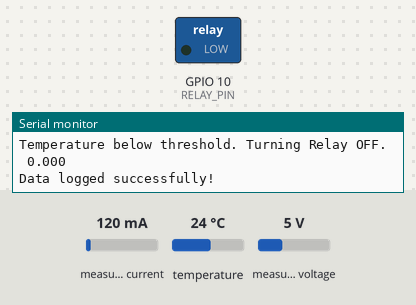
Recording of a sketch running on a simulated ESP8266 (NodeMCU). Shown: switched loads named in the sketch (green lamp = pin HIGH), the last lines printed to the serial monitor. The inputs (shaded band) are chosen by the test bench; at power-on: temperature 24 °C, measured current 120 mA, measured voltage 5 V. Storage starts empty.

Above: at 2.6 s.
2.7 s: temperature set to 29.3 °C
8.4 s: temperature set to 30.7 °C
At 11.0 s:
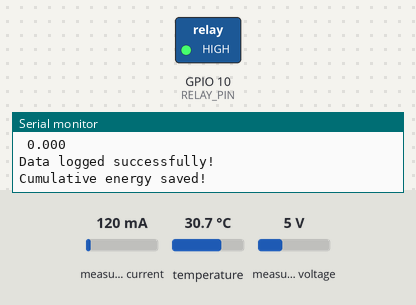
14.1 s: temperature set to 12 °C
At 15.5 s:
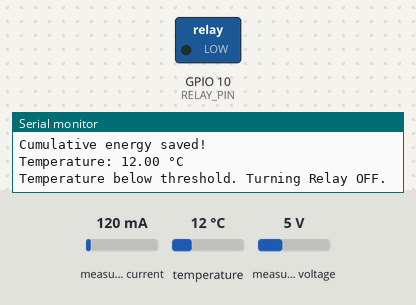
16.7 s: temperature set to 33 °C
At 18.0 s:
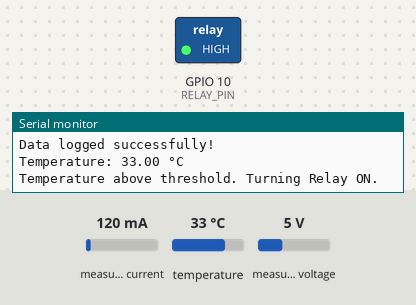
Timing chart, 0 to 19.7 s (numbered marks = the images above; inputs shaded):
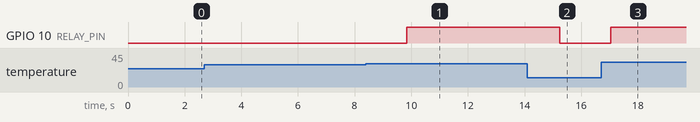

Measured:
- the behaviour switches between 30 and 30.1 °C on temperature (found by bisection; images 0 and 1)
- after the input at 8.4 s, GPIO 10 (RELAY_PIN): LOW → HIGH after 1.4 s
- after the input at 14.1 s, GPIO 10 (RELAY_PIN): HIGH → LOW after 1.1 s
- after the input at 16.7 s, GPIO 10 (RELAY_PIN): LOW → HIGH after 0.35 s

The sketch:

pzem_Serial_RTC_SD_temp_relay_esp.ino
```cpp
#include <PZEM004Tv30.h>
#include <SoftwareSerial.h>
#include <SD.h>
#include <SPI.h>
#include <OneWire.h>
#include <DallasTemperature.h>

// PZEM Communication Pins
#define PZEM_RX D3 // GPIO0
#define PZEM_TX D4 // GPIO2

// SD Card Pin
#define SD_CS_PIN D8

// Temperature Sensor
#define TEMP_SENSOR_PIN D0 // Temperature sensor on D0
#define TEMP_THRESHOLD 30.0 // Temperature threshold in °C

OneWire oneWire(TEMP_SENSOR_PIN);
DallasTemperature sensors(&oneWire);

// Relay
#define RELAY_PIN 10 // GPIO10 for the relay

// PZEM Instance
SoftwareSerial pzemSerial(PZEM_RX, PZEM_TX);
PZEM004Tv30 pzem(pzemSerial);

// Variables
float cumulativeEnergy = 0.0; // Energy in kWh
unsigned long previousMillis = 0;
const unsigned long interval = 2000; // 2 seconds

void setup() {
    Serial.begin(115200); // Initialize Serial Monitor
    pzemSerial.begin(9600); // Initialize PZEM communication

    // SD Card Initialization
    if (!SD.begin(SD_CS_PIN)) {
        Serial.println("SD Card initialization failed!");
        while (1);
    }
    Serial.println("SD Card initialized.");

    // Restore cumulative energy from SD card
    cumulativeEnergy = restoreEnergyFromSD();
    Serial.print("Restored Energy: ");
    Serial.println(cumulativeEnergy, 3);

    // Initialize Temperature Sensor
    sensors.begin();
    Serial.println("Temperature Sensor Initialized.");

    // Initialize Relay
    pinMode(RELAY_PIN, OUTPUT);
    digitalWrite(RELAY_PIN, LOW); // Ensure relay is OFF initially
    Serial.println("Relay Initialized.");
}

void loop() {
    // Read RTC data from Arduino with delimiter
    String rtcData = readRTCData();

    // Read energy data from PZEM
    float energy = pzem.energy();
    if (!isnan(energy)) {
        cumulativeEnergy += energy; // Update cumulative energy
    } else {
        Serial.println("Error reading PZEM energy data.");
    }

    // Prepare log entry
    String logEntry = rtcData + " " + String(cumulativeEnergy, 3);
    Serial.println(logEntry); // Debug output

    // Log data to SD card
    logEnergyToSD(logEntry);

    // Save cumulative energy periodically
    unsigned long currentMillis = millis();
    if (currentMillis - previousMillis >= interval) {
        previousMillis = currentMillis;
        saveCumulativeEnergyToSD(cumulativeEnergy);
    }

    // Temperature Control
    sensors.requestTemperatures();
    float temperature = sensors.getTempCByIndex(0); // Get temperature in Celsius

    // Print temperature readings
    Serial.print("Temperature: ");
    Serial.print(temperature);
    Serial.println(" °C");

    // Relay control based on temperature
    if (temperature > TEMP_THRESHOLD) {
        Serial.println("Temperature above threshold. Turning Relay ON.");
        digitalWrite(RELAY_PIN, HIGH); // Turn ON relay
    } else {
        Serial.println("Temperature below threshold. Turning Relay OFF.");
        digitalWrite(RELAY_PIN, LOW); // Turn OFF relay
    }

    delay(1000); // Delay for 1 second before the next reading
}

// Function to read RTC data from Arduino with delimiter
String readRTCData() {
    static String inputString = ""; // Buffer to store incoming data
    while (Serial.available()) {
        char c = Serial.read();       // Read one character at a time
        if (c == '<') {               // Start of the message
            inputString = "";         // Clear the buffer
        } else if (c == '>') {        // End of the message
            return inputString;       // Return the complete message
        } else {
            inputString += c;         // Append character to the buffer
        }
    }
    return "";                        // Return empty if no complete message
}

// Function to log energy data to SD card
void logEnergyToSD(String logData) {
    File dataFile = SD.open("energy_log.txt", FILE_WRITE);
    if (dataFile) {
        dataFile.println(logData);
        dataFile.close();
        Serial.println("Data logged successfully!");
    } else {
        Serial.println("Error writing to log file!");
    }
}

// Function to save cumulative energy to SD card
void saveCumulativeEnergyToSD(float energy) {
    File dataFile = SD.open("last_energy.txt", FILE_WRITE);
    if (dataFile) {
        dataFile.seek(0); // Overwrite existing data
        dataFile.print(energy, 3);
        dataFile.close();
        Serial.println("Cumulative energy saved!");
    } else {
        Serial.println("Error writing to last energy file!");
    }
}

// Function to restore cumulative energy from SD card
float restoreEnergyFromSD() {
    if (!SD.exists("last_energy.txt")) {
        Serial.println("No previous energy log found. Starting fresh.");
        return 0.0;
    }

    File file = SD.open("last_energy.txt", FILE_READ);
    if (file) {
        String lastEnergyStr = file.readStringUntil('\n');
        file.close();
        return lastEnergyStr.toFloat(); // Convert string to float
    }

    Serial.println("Error reading last energy file!");
    return 0.0;
}
```
